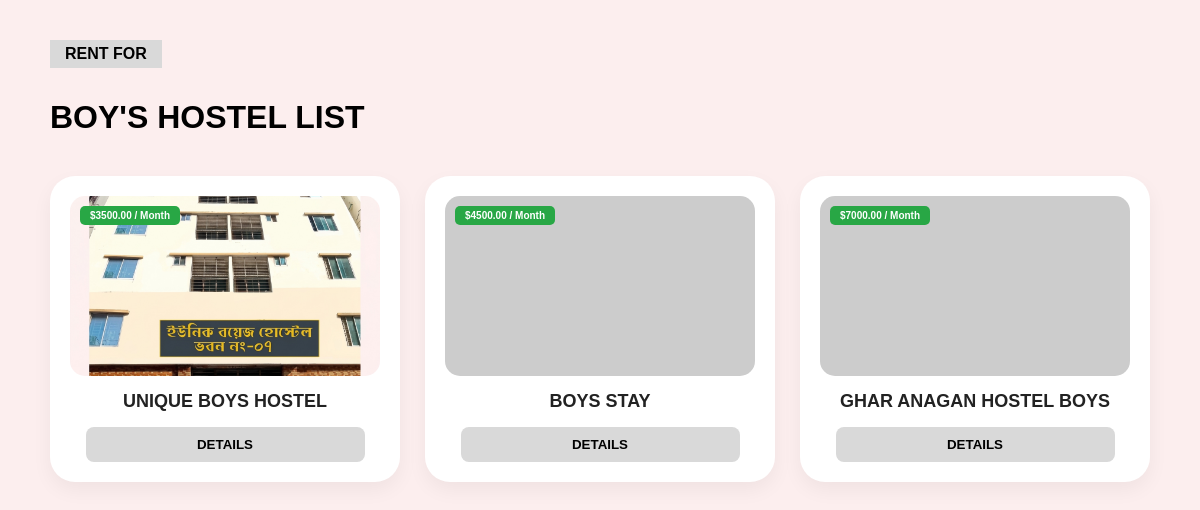
/hostels/boys/, run on an earlier commit of the app's database.
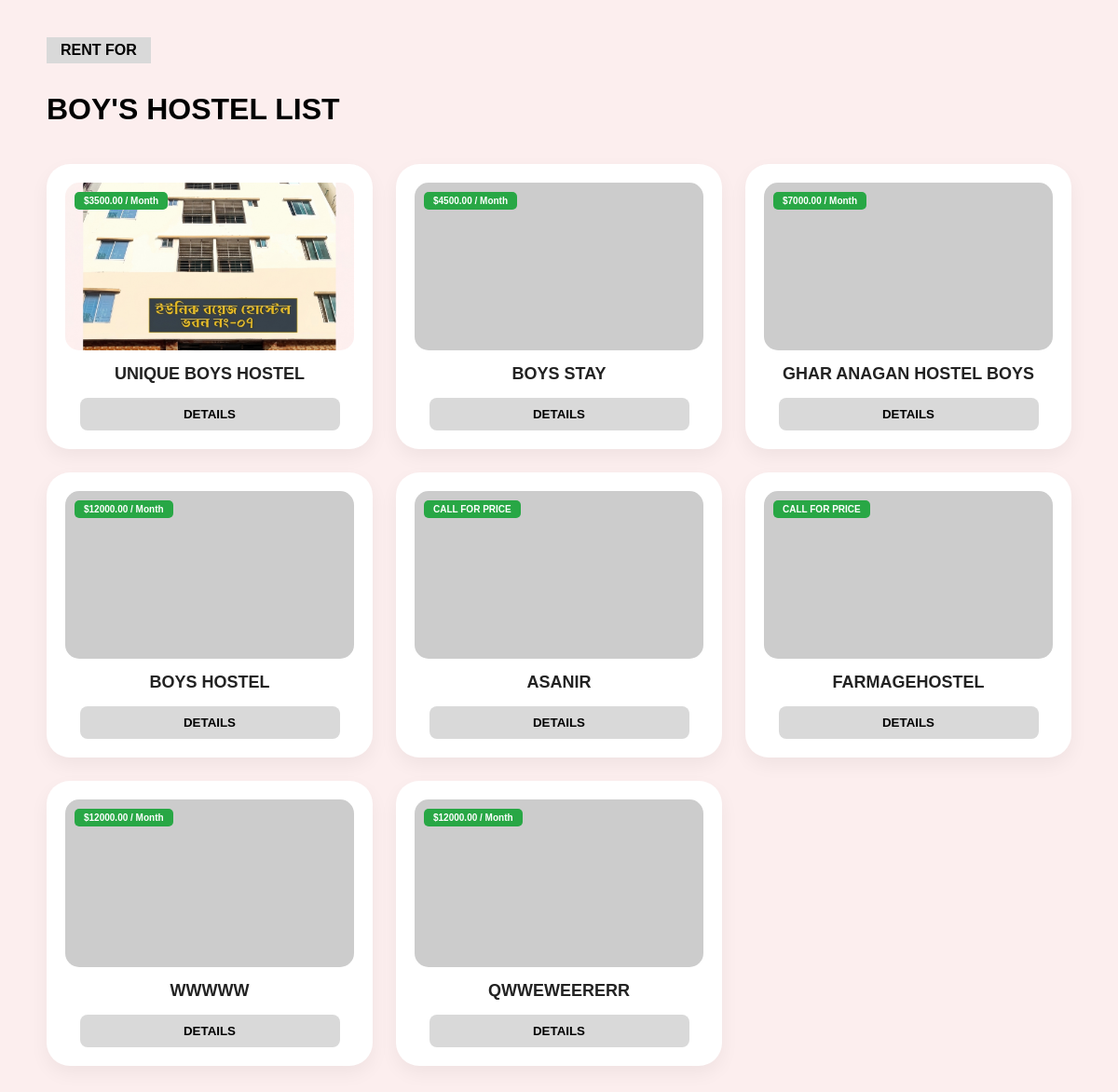
And on a later commit of the database.
### core/models.py (models this page shows, shortened)
class Hostel(models.Model):
    GENDER_CHOICES = [('G', 'Girls'), ('B', 'Boys')]
    title = models.CharField(max_length=200, blank=True)
    location = models.CharField(max_length=255, blank=True)
    price_per_month = models.DecimalField(max_digits=10, decimal_places=2, default=0)
    gender = models.CharField(max_length=1, choices=GENDER_CHOICES, blank=True)
    room_details = models.CharField(max_length=255, blank=True, null=True, help_text="e.g. 3-Bed Sharing (Spacious Room)")
    meal_plan = models.TextField(blank=True, null=True, help_text="Describe the meal system and menu")
    facilities_list = models.TextField(blank=True, null=True, help_text="Enter other facilities (one per line)")
    owner = models.ForeignKey(Owner, on_delete=models.CASCADE, null=True, blank=True)
    image = models.ImageField(upload_to='hostels/', null=True, blank=True)

### core/views.py (the view)
# urls.py: path('hostels/boys/', views.boys_hostel_view, name='boys_hostel'),
def boys_hostel_view(request):
    hostels = Hostel.objects.filter(gender='B')
    return render(request, 'boys_hostel.html', {'hostels': hostels})

### core/templates/boys_hostel.html (shortened to what this page needs)
<!DOCTYPE html>
<html lang="en">
<head>
</head>
<body>
<div class="container">
    <div class="label-tag">RENT FOR</div>
    <h1 class="main-title">BOY'S HOSTEL LIST</h1>
    <div class="hostel-grid">
        {% for hostel in hostels %}
        <div class="hostel-card">
            <div class="image-wrapper">
                <div class="price-tag">
                    {% if hostel.price_per_month > 0 %}
                        ${{ hostel.price_per_month }} / Month
                    {% else %}
                        CALL FOR PRICE
                    {% endif %}
                </div>
                {% if hostel.image %}
                    <img src="{{ hostel.image.url }}" alt="{{ hostel.title }}">
                {% else %}
                    <img src="https://via.placeholder.com/180" alt="No Image">
                {% endif %}
            </div>
            <h4>{{ hostel.title|upper }}</h4>
            <a href="{% url 'property_details' hostel.id %}" style="text-decoration: none;">
               <button class="details-btn">DETAILS</button>
            </a>
        </div>
        {% empty %}
        <p>No hostels found in the database. Please add some in the Admin panel.</p>
        {% endfor %}
        </div>
</div>
</body>
</html>

What changed in the data, as far as the page shows it:
added Hostel: price_per_month "12000.00", title "BOYS HOSTEL"
added Hostel: price_per_month "CALL FOR PRICE", title "ASANIR"
added Hostel: price_per_month "CALL FOR PRICE", title "FARMAGEHOSTEL"
added Hostel: price_per_month "12000.00", title "WWWWW"
added Hostel: price_per_month "12000.00", title "QWWEWEERERR"
